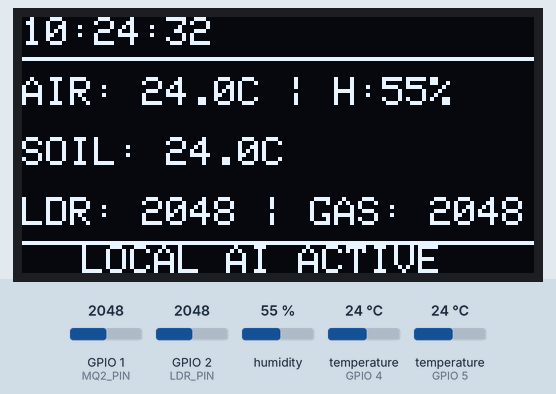
The sketch below on a simulated ESP32-S2. Shown: 128×64 one-colour display. Inputs (shaded band) come from the test bench; at power-on: humidity 55 %, temperature (sensors on GPIO 5, GPIO 4) 24 °C, GPIO 1 (MQ2_PIN) = 2048, GPIO 2 (LDR_PIN) = 2048. The local clock reads 2024-03-15 10:24:30 at power-on unless the sketch sets it; what the sketch prints to the serial monitor is not drawn.

Above: at 3.4 s.
3.5 s: humidity set to 22 %
At 8.1 s:
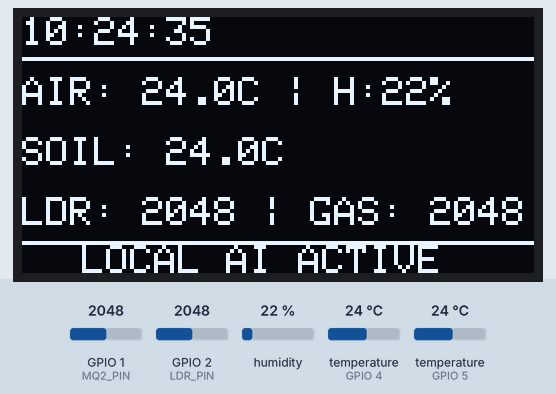
11.9 s: temperature (sensor on GPIO 5) set to 12 °C
At 14.9 s:
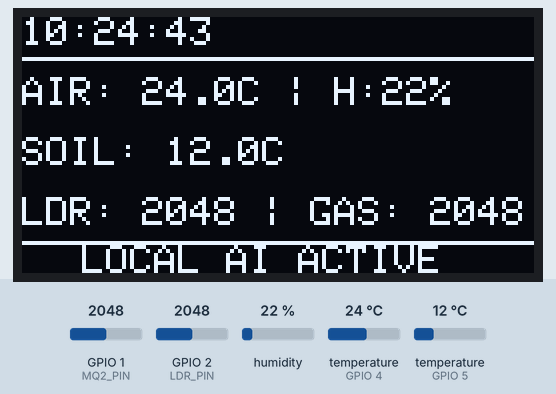
19.5 s: GPIO 1 (MQ2_PIN) set to 2866
At 22.9 s:
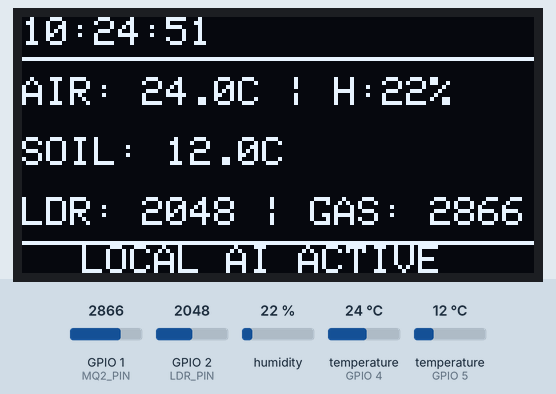
27.1 s: GPIO 2 (LDR_PIN) set to 2866
At 30.8 s:
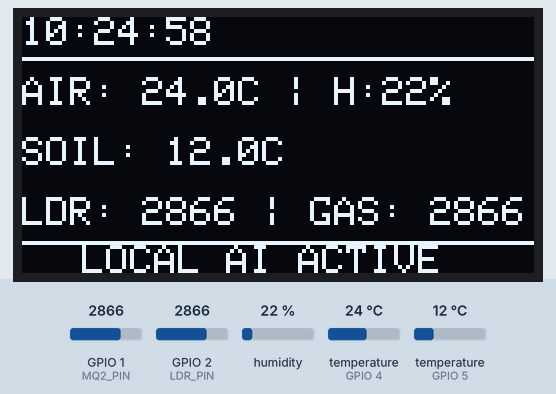
34.7 s: temperature (sensor on GPIO 4) set to 12 °C
At 37.6 s:
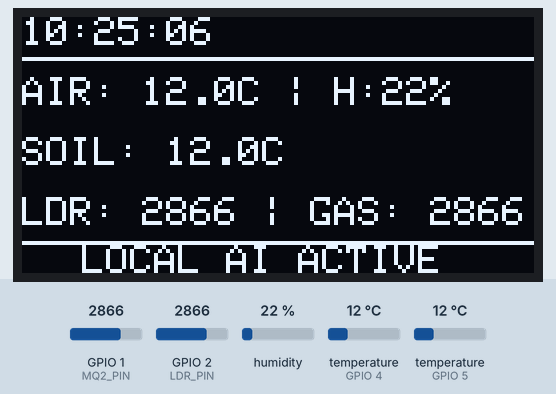
42.3 s: temperature (sensor on GPIO 5) set to 19 °C
At 45.6 s:
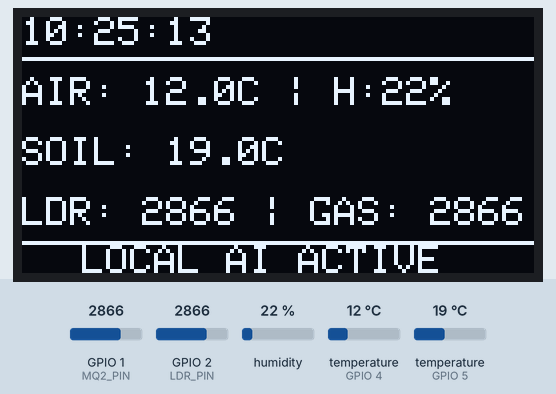
Timing chart, 0 to 47.1 s (numbered marks = the images above; inputs shaded):
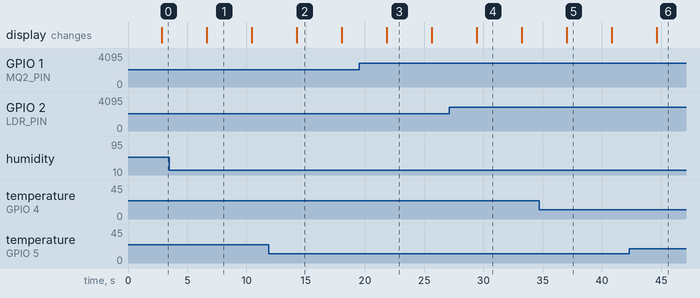

Measured:
- what the display in image 1 shows lasts 3.8 s, from 6.7 s to 10.5 s

The sketch:

sensorcode.ino
```cpp
#include <Wire.h>
#include <Adafruit_GFX.h>
#include <Adafruit_SSD1306.h>
#include <DHT.h>
#include <OneWire.h>
#include <DallasTemperature.h>
#include <RTClib.h>

// Pin Definitions based on your diagram.json
#define I2C_SDA 8
#define I2C_SCL 9
#define DHT_PIN 4
#define DS18B20_PIN 5
#define MQ2_PIN 1
#define LDR_PIN 2

#define SCREEN_WIDTH 128
#define SCREEN_HEIGHT 64
Adafruit_SSD1306 display(SCREEN_WIDTH, SCREEN_HEIGHT, &Wire, -1);

DHT dht(DHT_PIN, DHT22);
OneWire oneWire(DS18B20_PIN);
DallasTemperature sensors(&oneWire);
RTC_DS1307 rtc;

void setup() {
  Serial.begin(115200);

  // S2 specific I2C init
  Wire.begin(I2C_SDA, I2C_SCL);

  if(!display.begin(SSD1306_SWITCHCAPVCC, 0x3C)) {
    Serial.println(F("OLED failed"));
    for(;;);
  }

  display.clearDisplay();
  display.setTextColor(WHITE);
  display.setTextSize(1);
  display.setCursor(20, 20);
  display.println("AGRITECH EDGE");
  display.display();

  dht.begin();
  sensors.begin();
  if (!rtc.begin()) {
    Serial.println("RTC fail");
  }

  delay(2000);
}

void loop() {
  // 1. Collect Stats
  DateTime now = rtc.now();
  float hum = dht.readHumidity();
  float airTemp = dht.readTemperature();
  sensors.requestTemperatures();
  float soilTemp = sensors.getTempCByIndex(0);
  int gasVal = analogRead(MQ2_PIN);
  int lightVal = analogRead(LDR_PIN);

  // 2. Display Stats Dashboard
  display.clearDisplay();
  display.setCursor(0,0);
  display.print(now.timestamp(DateTime::TIMESTAMP_TIME));
  display.drawLine(0, 10, 128, 10, WHITE);

  display.setCursor(0, 15);
  display.printf("AIR: %.1fC | H:%.0f%%", airTemp, hum);
  display.setCursor(0, 30);
  display.printf("SOIL: %.1fC", soilTemp);
  display.setCursor(0, 45);
  display.printf("LDR: %d | GAS: %d", lightVal, gasVal);

  display.drawLine(0, 56, 128, 56, WHITE);
  display.setCursor(15, 57);
  display.print("LOCAL AI ACTIVE");
  display.display();

  // 3. JSON for Local AI Response
  Serial.printf("{\"ts\":\"%s\",\"at\":%.1f,\"h\":%.1f,\"st\":%.1f,\"l\":%d,\"g\":%d}\n",
                now.timestamp().c_str(), airTemp, hum, soilTemp, lightVal, gasVal);

  delay(3000);
}
```
